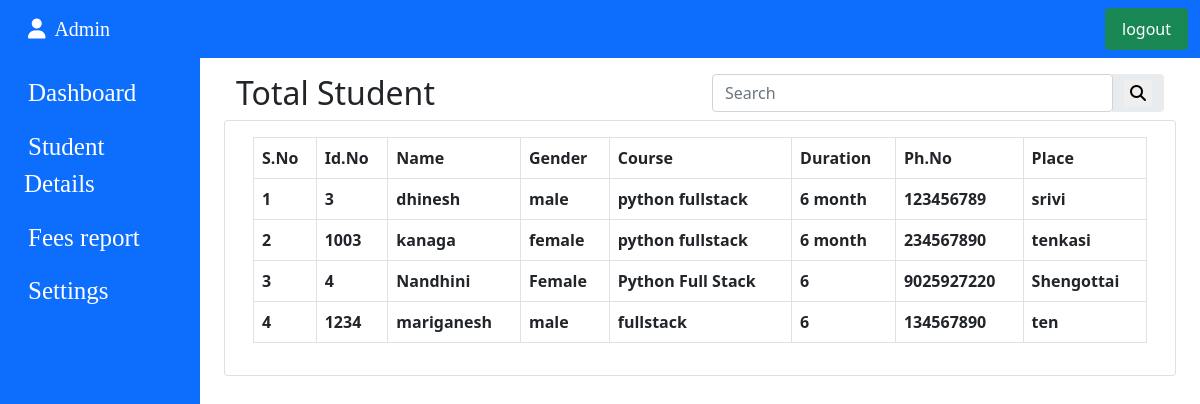
The app's page /total_std/ with its own data.
### instituteapp/models.py (models this page shows)
class students_details(models.Model):
  idnum=models.IntegerField(null=True,blank=True)
  Name=models.CharField(max_length=30, null=True, blank=True)
  Gender=models.CharField(max_length=10, null=True, blank=True)
  course=models.CharField(max_length=20,null=True,blank=True)
  duration=models.CharField(max_length=10,null=True,blank=True)
  phnum=models.BigIntegerField(null=True,blank=True)
  place=models.CharField(max_length=30,null=True,blank=True)
  paidfees=models.IntegerField(null=True,blank=True)
  paiddate=models.DateTimeField(auto_now_add=True)
  total_fees = models.FloatField(default=0.0)  # Add total fees field
  pendingfees=models.IntegerField(null=True,blank=True)

### instituteapp/views.py (the view)
# urls.py: path('total_std/',views.totalstd,name='total_std'),
def totalstd(request):
    std=students_details.objects.all()
    return render(request,'totalstudents.html',{"std":std})

### templates/totalstudents.html (shortened to what this page needs)
{% extends 'main.html' %}
{% load static %}
{% block content %}
            <div class="col py-3 ">
              <div class="container-fluid">
                <div class="row">
                    <div class="col-6"><h2>Total Student</h2></div>
                    <div class="col-6">
                        <div class="input-group rounded">
                        <input type="search" class="form-control rounded" placeholder="Search" aria-label="Search" aria-describedby="search-addon" id="searchInput" >
                        <span class="input-group-text border-0" id="search-addon">
                            <button class="border-0" onclick="searchTable()"><i class="fa fa-search"></i></button>
                        </span>
                      </div></div>
  <div class="card">
    <div class="card-body">
    <table class="table table-bordered table-responsive"id="dataTable">
      <thead>
        <tr>
          <th>S.No</th>
          <th>Id.No</th>
          <th>Name</th>
          <th>Gender</th>
          <th>Course</th>
          <th>Duration</th>
          <th>Ph.No</th>
          <th>Place</th>
        </tr>
      </thead>
      <tbody>
        {% for data in std %}
        <tr>
          <td>{{forloop.counter}}</td>
          <td>{{data.idnum}}</td>
          <td>{{data.Name}}</td>
          <td>{{data.Gender}}</td>
          <td>{{data.course}}</td>
          <td>{{data.duration}}</td>
          <td>{{data.phnum}}</td>
          <td>{{data.place}}</td>
        </tr>
        {% endfor %}
      </tbody>
    </table>
    </div>
  </div>
  </div>
</div>
            </div>
{% endblock content %}

### static/assets/css/style.css (style rules this page uses)
.card { font-weight: 900; }

### records on screen
students_details: idnum "3", Name "dhinesh", Gender "male", course "python fullstack", duration "6 month", phnum "123456789", place "srivi"
students_details: idnum "1003", Name "kanaga", Gender "female", course "python fullstack", duration "6 month", phnum "234567890", place "tenkasi"
students_details: idnum "4", Name "Nandhini", Gender "Female", course "Python Full Stack", duration "6", phnum "9025927220", place "Shengottai"
students_details: idnum "1234", Name "mariganesh", Gender "male", course "fullstack", duration "6", phnum "134567890", place "ten"
